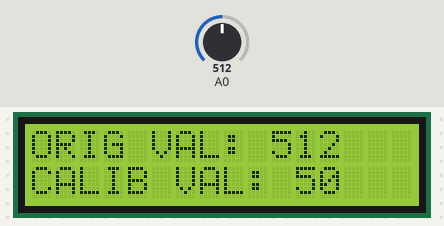
Simulated run of this sketch. Board: Arduino Uno, built with avr-gcc and run on an emulated ATmega328P. Shown: 16×2 character LCD. Inputs (shaded band) come from the test bench; at power-on: A0 = 512.

Above: at 2.7 s.
2.8 s: A0 set to 716
At 3.8 s:
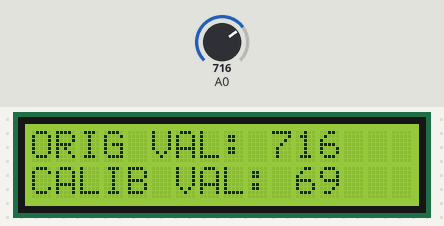
4.5 s: A0 set to 900
At 5.2 s:
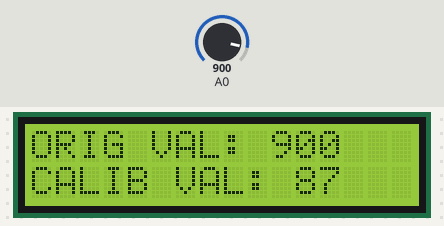
6.0 s: A0 set to 1010
At 6.5 s:
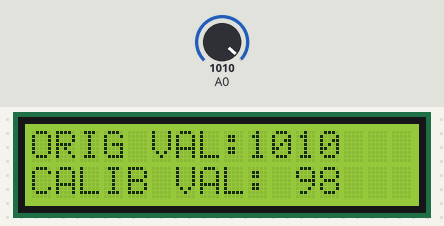
Timing chart, 0 to 9.0 s (numbered marks = the images above; inputs shaded):
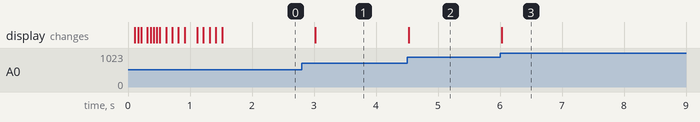

The sketch:

adc.ino
```cpp
#include <LiquidCrystal.h> // Include the LiquidCrystal library

LiquidCrystal lcd(13, 12, 7, 6, 5, 4, 3, 2, 1, 0); // Create an instance of the LiquidCrystal class

void setup() {
  lcd.begin(16, 2); // Initialize the LCD with 16 columns and 2 rows
  const char* array = "ORIG VAL:"; // Define a character array for the label "ORIG VAL:"
  const char* array1 = "CALIB VAL:"; // Define a character array for the label "CALIB VAL:"
  lcd.setCursor(0, 0); // Set the cursor position to the beginning of the first row
  for (int x = 0; x < 9; x++) {
    lcd.write(array[x]); // Write each character of "ORIG VAL:" to the LCD with a delay
    delay(50);
  }
  lcd.setCursor(0, 1); // Set the cursor position to the beginning of the second row
  for (int x = 0; x < 10; x++) {
    lcd.write(array1[x]); // Write each character of "CALIB VAL:" to the LCD with a delay
    delay(100);
  }
}

void loop() {
  int adc = analogRead(A0); // Read the analog input from pin A0
  lcd.setCursor(9, 0); // Set the cursor position for displaying the ADC value
  if (adc < 1000)
    lcd.write(' '); // Add space for formatting if ADC value is less than 1000
  if (adc < 100)
    lcd.write(' '); // Add space for formatting if ADC value is less than 100
  if (adc < 10)
    lcd.write(' '); // Add space for formatting if ADC value is less than 10
  lcd.print(adc); // Display the ADC value on the LCD

  lcd.setCursor(10, 1); // Set the cursor position for displaying the voltage value
  int voltage = map(adc, 0, 1023, 0, 100); // Map the ADC value to a percentage
  if (voltage < 10)
    lcd.write(' '); // Add space for formatting if voltage is less than 10
  if (voltage < 100)
    lcd.write(' '); // Add space for formatting if voltage is less than 100
  lcd.print(voltage); // Display the voltage percentage on the LCD

  delay(500); // Delay before reading the analog input again
}
```

Measured:
- after the input at 2.8 s, the display: changes after 0.22 s (image 1)
- after the input at 4.5 s, the display: changes at once (image 2)
- after the input at 6.0 s, the display: changes at once (image 3)
